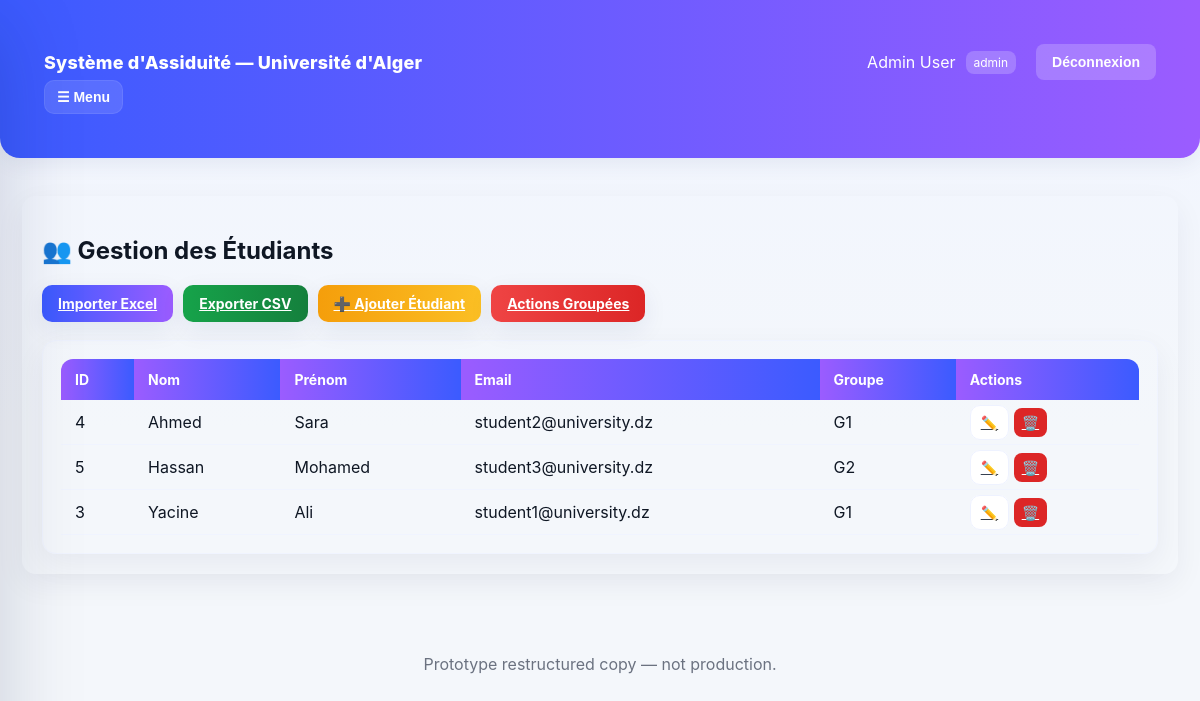
Page /public/index.php?page=studentManagement (signed in) on the committed database.
### tables this page shows
CREATE TABLE IF NOT EXISTS `users` (
  `id` INT AUTO_INCREMENT PRIMARY KEY,
  `username` VARCHAR(100) UNIQUE NOT NULL,
  `password` VARCHAR(255) NOT NULL,
  `email` VARCHAR(150),
  `first_name` VARCHAR(100),
  `last_name` VARCHAR(100),
  `role` ENUM('student','professor','admin') NOT NULL DEFAULT 'student',
  `group_name` VARCHAR(100),
  `created_at` TIMESTAMP DEFAULT CURRENT_TIMESTAMP
);

### pages/studentManagement.php (the view, shortened to what this page needs)
<?php
$db = (new Database())->getConnection();
try {
    $stmt = $db->query("SELECT id, username, email, first_name, last_name, group_name FROM users WHERE role = 'student' ORDER BY last_name, first_name");
    $students = $stmt->fetchAll(PDO::FETCH_ASSOC);
} catch (Exception $e) {
    $students = [];
}
?>
<main class="container">
  <div class="card">
    <h2>👥 Gestion des Étudiants</h2>
    <div class="controls">
      <a id="importExcelBtn" class="btn btn-primary" href="#"> Importer Excel</a>
      <a id="exportExcelBtn" class="btn btn-success" href="#"> Exporter CSV</a>
      <a id="addStudentBtn" class="btn btn-warning" href="#">➕ Ajouter Étudiant</a>
      <a id="bulkActionsBtn" class="btn btn-danger" href="#"> Actions Groupées</a>
    </div>
    <?php if (count($students) > 0): ?>
    <div class="table-wrap students-card">
      <table class="students-table">
        <thead><tr><th>ID</th><th>Nom</th><th>Prénom</th><th>Email</th><th>Groupe</th><th>Actions</th></tr></thead>
        <tbody>
          <?php foreach ($students as $student): ?>
          <tr>
            <td><?= $student['id'] ?></td>
            <td><?= htmlspecialchars($student['last_name']) ?></td>
            <td><?= htmlspecialchars($student['first_name']) ?></td>
            <td><?= htmlspecialchars($student['email']) ?></td>
            <td><?= htmlspecialchars($student['group_name'] ?? '-') ?></td>
            <td><a class="btn btn-ghost edit-btn" href="#">✏️</a> <a class="btn btn-danger delete-btn" href="#">🗑️</a></td>
          </tr>
          <?php endforeach; ?>
        </tbody>
      </table>
    </div>
        <?php else: ?>
        <div style="padding:20px; background:#f3f4f6; border-radius:8px; text-align:center;">
          <p style="color:var(--muted);">Aucun étudiant trouvé.</p>
        </div>
        <?php endif; ?>
      </div>
    </main>

### includes/header.php (shortened to what this page needs)
<!doctype html>
<html lang="fr">
<head>
  <link rel="stylesheet" href="/attendance_system/public/assets/css/style.css">
</head>
<body>
  <div id="app">
    <header>
      <div class="container">
        <div class="topbar">
          <div>
            <div class="brand">Système d'Assiduité — Université d'Alger</div>
          </div>
          <div class="user-info">
<?php if (!empty($_SESSION['user_id'])): ?>
            <span id="userNameDisplay"><?php echo htmlspecialchars($_SESSION['first_name'] . ' ' . $_SESSION['last_name']); ?></span>
            <span class="role-badge" id="roleBadge"><?php echo htmlspecialchars($_SESSION['role']); ?></span>
            <form method="post" action="/attendance_system/api/logout.php" style="display:inline">
              <button type="submit" class="btn" style="background:rgba(255,255,255,0.2); color:white; margin-left:10px;">Déconnexion</button>
            </form>
<?php else: ?>
            <a href="?page=login" class="btn" style="background:rgba(255,255,255,0.2); color:white; margin-left:10px;">Se connecter</a>
<?php endif; ?>
          </div>
        </div>
        <div id="mainNav" class="menu-wrap">
          <button id="menuToggle" class="btn" aria-expanded="false" aria-controls="sidebar">☰ Menu</button>
        </div>
      </div>
    </header>

### public/index.php (shortened to what this page needs)
<?php
$page = $_GET['page'] ?? 'home';
$basePath = __DIR__ . '/..';
$pageFile = $basePath . '/pages/' . basename($page) . '.php';
require_once $basePath . '/includes/header.php';
if (file_exists($pageFile)) {
    include $pageFile;
} else {
    echo '<main class="container">';
    echo '<div class="card"><h2>Bienvenue — Prototype</h2><p>Use the navigation to view pages (this is the restructured copy).</p></div>';
    echo '</main>';
}
require_once $basePath . '/includes/footer.php';
?>

### includes/footer.php (shortened to what this page needs)
    <footer style="padding:20px; text-align:center; color:#6b7280;">
      <div class="container">Prototype restructured copy — not production.</div>
    </footer>
  </div>
</body>
</html>

### public/assets/css/style.css (style rules this page uses)
:root { --primary:#3b5bff; --accent:#9b5cff; --bg:#f4f7fb; --card:#ffffff; --muted:#5f6771; --success:#e6fff0; --warn:#fff7e6; --danger:#fff0f2; --excellent:#f0fff4; --good:#f0f9ff; --warning:#fefce8; --critical:#fef2f2; --radius:14px; --shadow: 0 10px 30px rgba(11,22,60,0.06); font-family: Inter, "Segoe UI", Roboto, Arial, sans-serif; }
* { box-sizing:border-box }
body { margin:0; background:linear-gradient(180deg,#f1f5ff 0%, var(--bg) 60%); color:#0f1724; -webkit-font-smoothing:antialiased; }
.container { max-width:1200px; margin:0 auto; padding:22px; }
header { background: linear-gradient(90deg,var(--primary),var(--accent)); color:white; padding:22px; border-bottom-left-radius:20px; border-bottom-right-radius:20px; box-shadow: 0 6px 20px rgba(50,60,120,0.08); }
.topbar { display:flex; align-items:center; justify-content:space-between; gap:12px; flex-wrap:wrap; }
.brand { font-weight:800; font-size:18px; letter-spacing:0.2px; }
.user-info { display:flex; align-items:center; gap:10px; }
.role-badge { background:rgba(255,255,255,0.2); padding:4px 8px; border-radius:8px; font-size:12px; }
.card { background:var(--card); border-radius:var(--radius); padding:20px; box-shadow:var(--shadow); margin:16px 0; }
.btn { padding:10px 16px; border:none; border-radius:8px; cursor:pointer; font-weight:600; transition:all 0.3s ease; font-size:14px; }
.btn-primary { background:var(--primary); color:white; }
.btn-success { background:#16a34a; color:white; }
.btn-warning { background:#f59e0b; color:white; }
.btn-danger { background:#dc2626; color:white; }
.btn-ghost { background:#f8fafc; color:#374151; border:1px solid #e5e7eb; }
.controls { display:flex; gap:10px; margin:16px 0; flex-wrap:wrap; align-items:center; }
.table-wrap { overflow-x:auto; margin-top:16px; border:1px solid #f0f4ff; border-radius:8px; background:white; }
table { width:100%; border-collapse:collapse; min-width:800px; }
th, td { padding:12px; text-align:left; border-bottom:1px solid #f0f4ff; }
th { background:#f8fbff; font-weight:600; color:#374151; }

### includes/header.php (style rules this page uses)
.menu-wrap { position:relative; }
#menuToggle { background:rgba(255,255,255,0.12); color:white; padding:8px 12px; border-radius:10px; border:1px solid rgba(255,255,255,0.08); }

### rows in the picture
users: id "4", last_name "Ahmed", first_name "Sara", email "student2@university.dz", group_name "G1"
users: id "5", last_name "Hassan", first_name "Mohamed", email "student3@university.dz", group_name "G2"
users: id "3", last_name "Yacine", first_name "Ali", email "student1@university.dz", group_name "G1"

### other values in the picture
$_SESSION['first_name'] . ' ' . $_SESSION['last_name'] "Admin User"
$_SESSION['role'] "admin"
